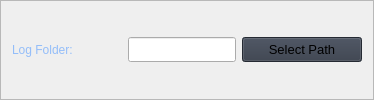
                                  <widget class="QFrame" name="frame_24">
                                   <property name="frameShape">
                                    <enum>QFrame::StyledPanel</enum>
                                   </property>
                                   <property name="frameShadow">
                                    <enum>QFrame::Raised</enum>
                                   </property>
                                   <layout class="QHBoxLayout" name="horizontalLayout_27">
                                    <item>
                                     <widget class="QLabel" name="label_24">
                                      <property name="minimumSize">
                                       <size>
                                        <width>110</width>
                                        <height>0</height>
                                       </size>
                                      </property>
                                      <property name="styleSheet">
                                       <string notr="true">font: 700 10pt &quot;Segoe UI Semibold&quot;;color: rgb(147,189,249)</string>
                                      </property>
                                      <property name="text">
                                       <string>Log Folder:</string>
                                      </property>
                                     </widget>
                                    </item>
                                    <item>
                                     <widget class="QLineEdit" name="lineEditLogFolder">
                                      <property name="minimumSize">
                                       <size>
                                        <width>0</width>
                                        <height>25</height>
                                       </size>
                                      </property>
                                      <property name="maximumSize">
                                       <size>
                                        <width>16777215</width>
                                        <height>16777215</height>
                                       </size>
                                      </property>
                                     </widget>
                                    </item>
                                    <item>
                                     <widget class="QPushButton" name="buttonLogFolderPath">
                                      <property name="minimumSize">
                                       <size>
                                        <width>120</width>
                                        <height>25</height>
                                       </size>
                                      </property>
                                      <property name="maximumSize">
                                       <size>
                                        <width>120</width>
                                        <height>16777215</height>
                                       </size>
                                      </property>
                                      <property name="font">
                                       <font>
                                        <family>Segoe UI</family>
                                        <pointsize>10</pointsize>
                                        <italic>false</italic>
                                        <bold>false</bold>
                                       </font>
                                      </property>
                                      <property name="cursor">
                                       <cursorShape>PointingHandCursor</cursorShape>
                                      </property>
                                      <property name="styleSheet">
                                       <string notr="true">background-color: rgb(52, 59, 72);</string>
                                      </property>
                                      <property name="text">
                                       <string>Select Path</string>
                                      </property>
                                      <property name="icon">
                                       <iconset resource="resources.qrc">
                                        <normaloff>:/icons/images/icons/cil-folder-open.png</normaloff>:/icons/images/icons/cil-folder-open.png</iconset>
                                      </property>
                                     </widget>
                                    </item>
                                   </layout>
                                  </widget>
